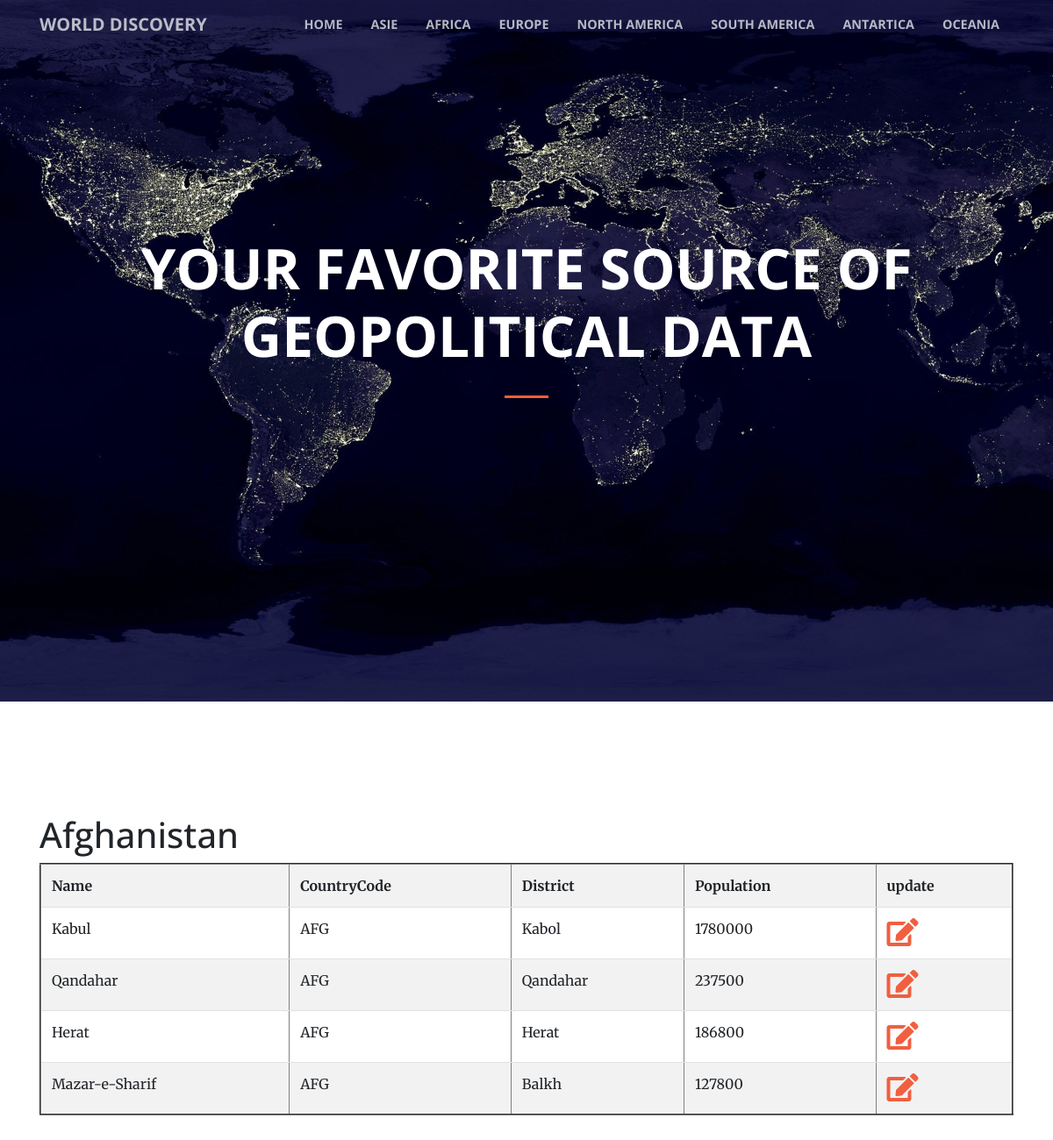
Screenshot of /cityByCountry.php?idCountry=2&nameCountry=Afghanistan with the database file from the repository.
### tables this page shows
CREATE TABLE  `City` (
  `id` int(11) NOT NULL AUTO_INCREMENT,
  `idCountry` int(11) DEFAULT NULL,
  `Name` char(35) NOT NULL DEFAULT '',
  `CountryCode` char(3) NOT NULL DEFAULT '',
  `District` char(20) NOT NULL DEFAULT '',
  `Population` int(11) NOT NULL DEFAULT '0',
  PRIMARY KEY (`id`) USING BTREE,
  KEY `fk_constraint_city_country` (`idCountry`),
  CONSTRAINT `fk_constraint_city_country` FOREIGN KEY (`idCountry`) REFERENCES `Country` (`id`)
);

### inc/manager-db.php (called while the page is built, shortened)
<?php
require_once('connect-db.php');
function getAllCityByCountry($idCountry) {
    global $pdo;
    $query = "SELECT * FROM City WHERE idCountry=:idCountry;";
    try {
        $prep = $pdo->prepare($query);
        $prep->bindValue(':idCountry', $idCountry);
        $prep->execute();
        $result = $prep->fetchall(PDO::FETCH_OBJ);
        return $result;
        }
    catch ( Exception $e ) {
        die ("Erreur dans la requete ".$e->getMessage());
    }
}
?>

### cityByCountry.php (the view, shortened to what this page needs)
<!DOCTYPE html>
<html lang="en">
  <head>
    <link href="vendor/bootstrap/css/bootstrap.min.css" rel="stylesheet">
    <link rel="stylesheet" href="https://use.fontawesome.com/releases/v5.0.9/css/all.css">
    <link href="vendor/magnific-popup/magnific-popup.css" rel="stylesheet">
    <link href="css/creative.css" rel="stylesheet">
</head>
<body id="page-top">
  <?php
    require_once('navbar.php');
      $allCityByCountry=getAllCityByCountry($_GET['idCountry']);
  ?>
<div class="container">
    <section>
      <h1> <?php echo($_GET['nameCountry']); ?> </h1>
      <table class="table table-striped" border=2 >
        <tr>
          <th> Name           </th>
          <th> CountryCode      </th>
          <th> District         </th>
          <th> Population     </th>
          <th>update</th>
        </tr>
        <?php
            foreach ($allCityByCountry as $value):
        ?>
        <tr>
            <td><?php echo $value->Name; ?></td>
            <td><?php echo $value->CountryCode; ?></td>
            <td><?php echo $value->District; ?></td>
            <td><?php echo $value->Population; ?></td>
            <td><a href=form.php?idCity=<?php echo $value->id ?> ><i class="fas fa-edit fa-2x"></i> </a></td>
        </tr>
        <?php
        endforeach;
        ?>
    </section>
    </div>
  </body>
</html>

### navbar.php (shortened to what this page needs)
<?php
require_once 'inc/manager-db.php';
?>
  <nav class="navbar navbar-expand-lg navbar-light fixed-top" id="mainNav">
      <div class="container">
        <a class="navbar-brand js-scroll-trigger" href="#page-top">World Discovery</a>
        <div class="collapse navbar-collapse" id="navbarResponsive">
        <ul class="navbar-nav ml-auto">
                <li class="nav-item"><a class="nav-link js-scroll-trigger" href="index.php">Home</a></li>
                <?php $continent='Asia'; ?>
                <li class="nav-item"><a class="nav-link js-scroll-trigger" href="CountryByContinent.php?continent=<?php echo $continent ?>">Asie</a></li>
                <?php $continent='Africa'; ?>
                <li class="nav-item"><a class="nav-link js-scroll-trigger" href="CountryByContinent.php?continent=<?php echo $continent ?>">Africa</a></li>
                <?php $continent='Europe'; ?>
                <li class="nav-item"><a class="nav-link js-scroll-trigger" href="CountryByContinent.php?continent=<?php echo $continent ?>">Europe</a></li>
                <?php $continent='North America'; ?>
                <li class="nav-item"><a class="nav-link js-scroll-trigger" href="CountryByContinent.php?continent=<?php echo $continent ?>">North America</a></li>
                <?php $continent='South America'; ?>
                <li class="nav-item"><a class="nav-link js-scroll-trigger" href="CountryByContinent.php?continent=<?php echo $continent ?>">South America</a></li>
                <?php $continent='Antartica'; ?>
                <li class="nav-item"><a class="nav-link js-scroll-trigger" href="CountryByContinent.php?continent=<?php echo $continent ?>">Antartica</a></li>
                <?php $continent='Oceania'; ?>
                <li class="nav-item"><a class="nav-link js-scroll-trigger" href="CountryByContinent.php?continent=<?php echo $continent ?>">Oceania</a></li>
        </ul>
        </div>
      </div>
    </nav>
        <header class="masthead text-center text-white d-flex">
        <div class="container my-auto">
                <div class="row">
                <div class="col-lg-10 mx-auto">
                <h1 class="text-uppercase">
                <strong>Your Favorite Source of geopolitical data</strong>
                </h1>
                <hr>
                </div>
                <div class="col-lg-8 mx-auto">
                </div>
                </div>
        </div>
        </header>

### css/creative.css (style rules this page uses)
body, html { width: 100%; height: 100%; }
body { font-family: 'Merriweather', 'Helvetica Neue', Arial, sans-serif; }
hr { max-width: 50px; border-width: 3px; border-color: #F05F40; }
a { color: #F05F40; -webkit-transition: all 0.2s; -moz-transition: all 0.2s; transition: all 0.2s; }
h1, h2, h3, h4, h5, h6 { font-family: 'Open Sans', 'Helvetica Neue', Arial, sans-serif; }
section { padding: 8rem 0; }
#mainNav { border-bottom: 1px solid rgba(33, 37, 41, 0.1); background-color: #fff; font-family: 'Open Sans', 'Helvetica Neue', Arial, sans-serif; -webkit-transition: all 0.2s; -moz-transition: all 0.2s; transition: all 0.2s; }
#mainNav .navbar-brand { font-weight: 700; text-transform: uppercase; color: #F05F40; font-family: 'Open Sans', 'Helvetica Neue', Arial, sans-serif; }
#mainNav .navbar-nav > li.nav-item > a.nav-link, #mainNav .navbar-nav > li.nav-item > a.nav-link:focus { font-size: .9rem; font-weight: 700; text-transform: uppercase; color: #212529; }
@media (min-width: 992px) { #mainNav { border-color: transparent; background-color: transparent; } }
@media (min-width: 992px) { #mainNav .navbar-brand { color: rgba(255, 255, 255, 0.7); } }
@media (min-width: 992px) { #mainNav .navbar-nav > li.nav-item > a.nav-link { padding: 0.5rem 1rem; } }
@media (min-width: 992px) { #mainNav .navbar-nav > li.nav-item > a.nav-link, #mainNav .navbar-nav > li.nav-item > a.nav-link:focus { color: rgba(255, 255, 255, 0.7); } }
header.masthead { padding-top: 10rem; padding-bottom: calc(10rem - 56px); background-image: url("../img/world.jpeg"); background-position: center center; -webkit-background-size: cover; -moz-background-size: cover; -o-background-size: cover; background-size: cover; }
header.masthead hr { margin-top: 30px; margin-bottom: 30px; }
header.masthead h1 { font-size: 2rem; }
@media (min-width: 992px) { header.masthead { height: 100vh; min-height: 650px; padding-top: 0; padding-bottom: 0; } }
@media (min-width: 992px) { header.masthead h1 { font-size: 3rem; } }
@media (min-width: 1200px) { header.masthead h1 { font-size: 4rem; } }

### rows the page displays
city: Name "Kabul", CountryCode "AFG", District "Kabol", Population "1780000"
city: Name "Qandahar", CountryCode "AFG", District "Qandahar", Population "237500"
city: Name "Herat", CountryCode "AFG", District "Herat", Population "186800"
city: Name "Mazar-e-Sharif", CountryCode "AFG", District "Balkh", Population "127800"

### other values shown
$_GET['nameCountry'] "Afghanistan"
